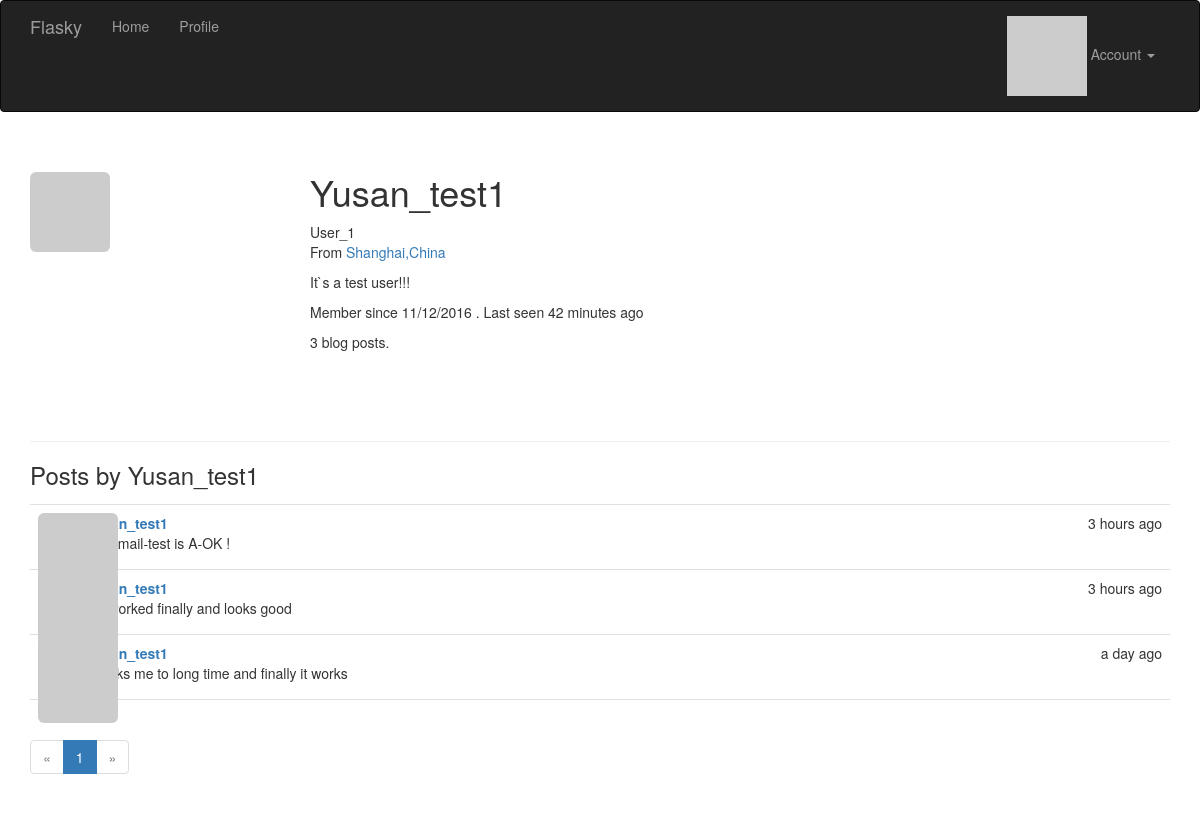
/user/Yusan_test1 (signed in), run on the app's committed database.
### app/models.py (models this page shows, shortened)
class User(UserMixin,db.Model):
	__tablename__ = 'users'
	id = db.Column(db.Integer, primary_key = True)
	email = db.Column(db.String(64),unique = True, index = True)
	username = db.Column(db.String(64), unique = True, index = True)
	role_id = db.Column(db.Integer, db.ForeignKey('roles.id'))
	password_hash = db.Column(db.String(128))
	confirmed = db.Column(db.Boolean, default = False)
	name = db.Column(db.String(64))
	location = db.Column(db.String(64))
	about_me = db.Column(db.Text())				#the different about Text() and String() is  Text don`t have to set Maximun length
	member_since = db.Column(db.DateTime(), default = datetime.utcnow)
	last_seen = db.Column(db.DateTime(), default = datetime.utcnow)
	avatar_hash = db.Column(db.String(32))
	posts = db.relationship('Post',backref = 'author', lazy = 'dynamic')
	@property
	def password(self):
		raise AttributeError('password is not readable attribute')
	def gravatar(self, size=100, default = 'identicon', ratting = 'g'):
		if request.is_secure:
			url = 'http://secure.gravatar.com/avatar'
		else:
			url = 'http://www.gravatar.com/avatar'
		hash = hashlib.md5(self.email.encode('utf-8')).hexdigest()
		return '{url}/{hash}?s={size}&d={default}&r={ratting}'.format(
			url = url, hash = hash, size = size, default = default,ratting = ratting)
	def can(self, permissions):
		return self.role is not None and (self.role.permissions & permissions) == permissions
	def is_administrator(self):
		return self.can(Permission.ADMINISTER)
	def ping(self):
		self.last_seen = datetime.utcnow()
		db.session.add(self)

class Post(db.Model):
	__tablename__ = 'posts'
	id = db.Column(db.Integer, primary_key=True)
	body = db.Column(db.Text)
	timestamp = db.Column(db.DateTime, index = True, default = datetime.utcnow)
	author_id = db.Column(db.Integer, db.ForeignKey('users.id'))

### app/main/views.py (the view)
@main.route('/user/<username>')
def user(username):
	user = User.query.filter_by(username = username).first_or_404()
	page = request.args.get('page', 1, type = int)
	pagination = user.posts.order_by(Post.timestamp.desc()).paginate(
		page, per_page = current_app.config['FLASKY_POSTS_PER_PAGE'], error_out=False)
	posts = pagination.items
	return render_template('user.html', user = user, posts = posts,
							pagination = pagination)

### app/auth/views.py (called while the page is built)
@auth.before_app_request
def before_request():
	if current_user.is_authenticated:
		current_user.ping()
		if not current_user.confirmed and request.endpoint[:5] != 'auth.' and request.endpoint != 'static':
			return redirect(url_for('auth.unconfirmed'))

### app/main/__init__.py (called while the page is built)
@main.app_context_processor
def inject_permission():
	return dict(Permission = Permission)

### app/models.py (called while the page is built)
@login_manager.user_loader
def load_user(user_id):
	return User.query.get(int(user_id))

### app/templates/user.html (shortened to what this page needs)
{% extends "base.html" %}
{% import "_macros.html" as macros %}
{% block page_content %}
<div class="page-header">
	<img class="img-rounded profile-thumbnail" src="{{ user.gravatar(size = 256) }}">
	<div class="profile-header">
		<h1>{{ user.username }}</h1>
		{% if user.name or user.location %}
		<p>
			{% if user.name %}{{ user.name }}<br>{% endif %}
			{% if user.location %}
				From <a href="http://maps.google.com/?q={{user.location}}">{{ user.location }}</a>
			{% endif %}
		</p>
		{% endif %}
		{% if user.about_me %}<p>{{ user.about_me }}</p>{% endif %}
		<p>
			Member since {{ moment(user.member_since).format('L') }}
			. Last seen {{ moment(user.last_seen).fromNow() }}
		</p>
		<p>{{ user.posts.count() }} blog posts.</p>
	</div>
</div>
<h3>Posts by {{ user.username }}</h3>
{% include '_posts.html' %}
{% if pagination %}
<div class="pagination">
	{{ macros.pagination_widget(pagination, '.user', username = user.username) }}
</div>
{% endif %}
{% endblock %}

### app/templates/_posts.html
<ul class="posts">
    {% for post in posts %}
    <li class="post">
        <div class="post-thumbnail">
            <a href="{{ url_for('.user', username=post.author.username) }}">
                <img class="img-rounded profile-thumbnail" src="{{ post.author.gravatar(size=40) }}">
            </a>
        </div>
        <div class="post-content">
            <div class="post-date">{{ moment(post.timestamp).fromNow() }}</div>
            <div class="post-author"><a href="{{ url_for('.user', username=post.author.username) }}">{{ post.author.username }}</a></div>
            <div class="post-body">{{ post.body }}</div>
        </div>
    </li>
    {% endfor %}
</ul>

### app/static/styles.css (style rules this page uses)
.profile-thumbnail { position: absolute; }
.profile-header { min-height: 260px; margin-left: 280px; }
ul.posts { list-style-type: none; padding: 0px; margin: 16px 0px 0px 0px; border-top: 1px solid #e0e0e0; }
ul.posts li.post { padding: 8px; border-bottom: 1px solid #e0e0e0; }
div.post-date { float: right; }
div.post-author { font-weight: bold; }
div.post-thumbnail { position: absolute; }
div.post-content { margin-left: 48px; min-height: 48px; }

### data on the page
User: username "Yusan_test1", name "User_1", location "Shanghai,China", about_me "It`s a test user!!!", member_since "11/12/2016", last_seen "42 minutes ago"
Post: timestamp "3 hours ago", author.username "Yusan_test1", body "well, mail-test is A-OK !"
Post: timestamp "3 hours ago", author.username "Yusan_test1", body "it`s worked finally and looks good"
Post: timestamp "a day ago", author.username "Yusan_test1", body "it tooks me to long time and finally it works"

### other printed values
{{ user.posts.count() }} "3"
{{ p }} "1"
